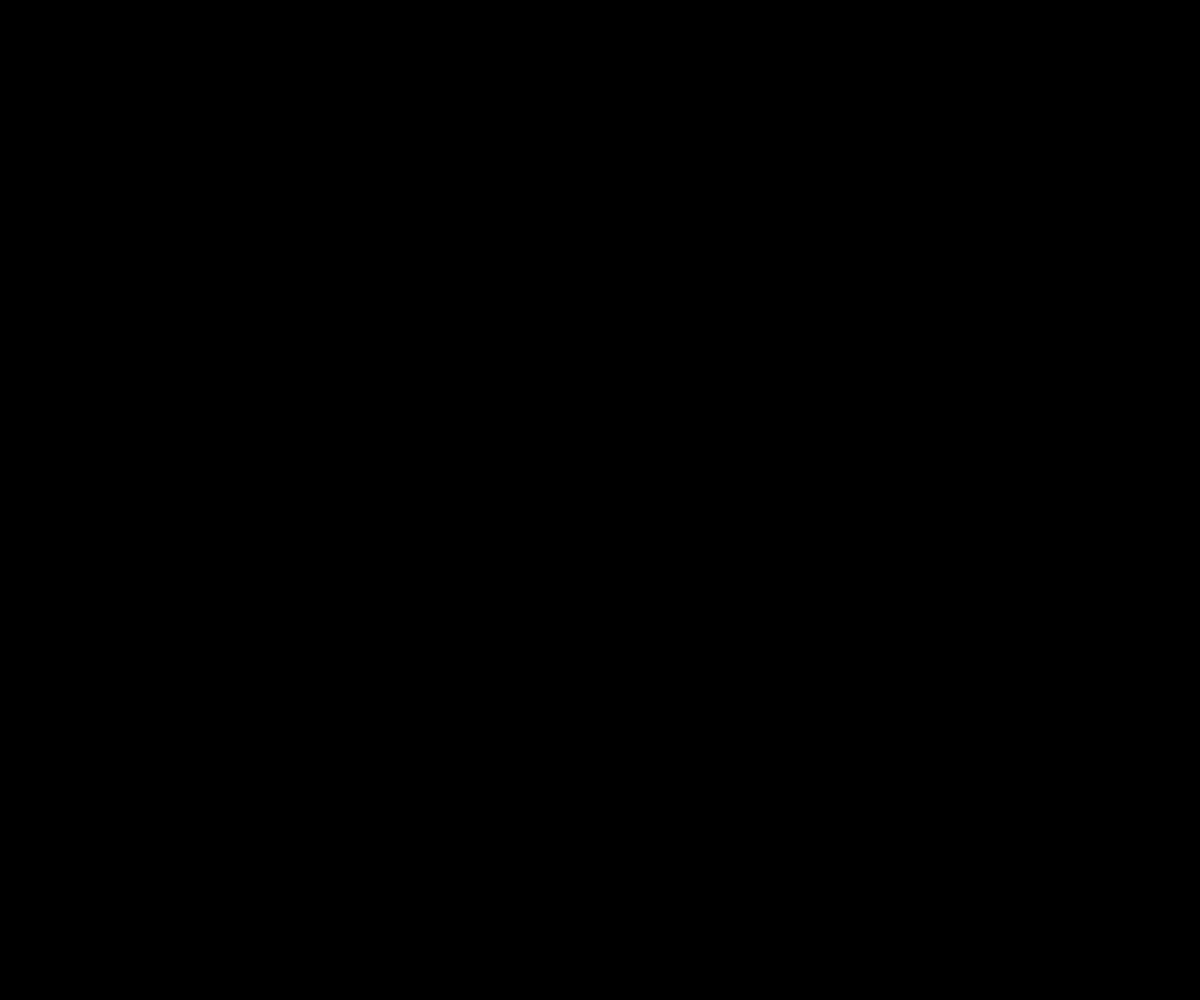
Frame 1 (no input)
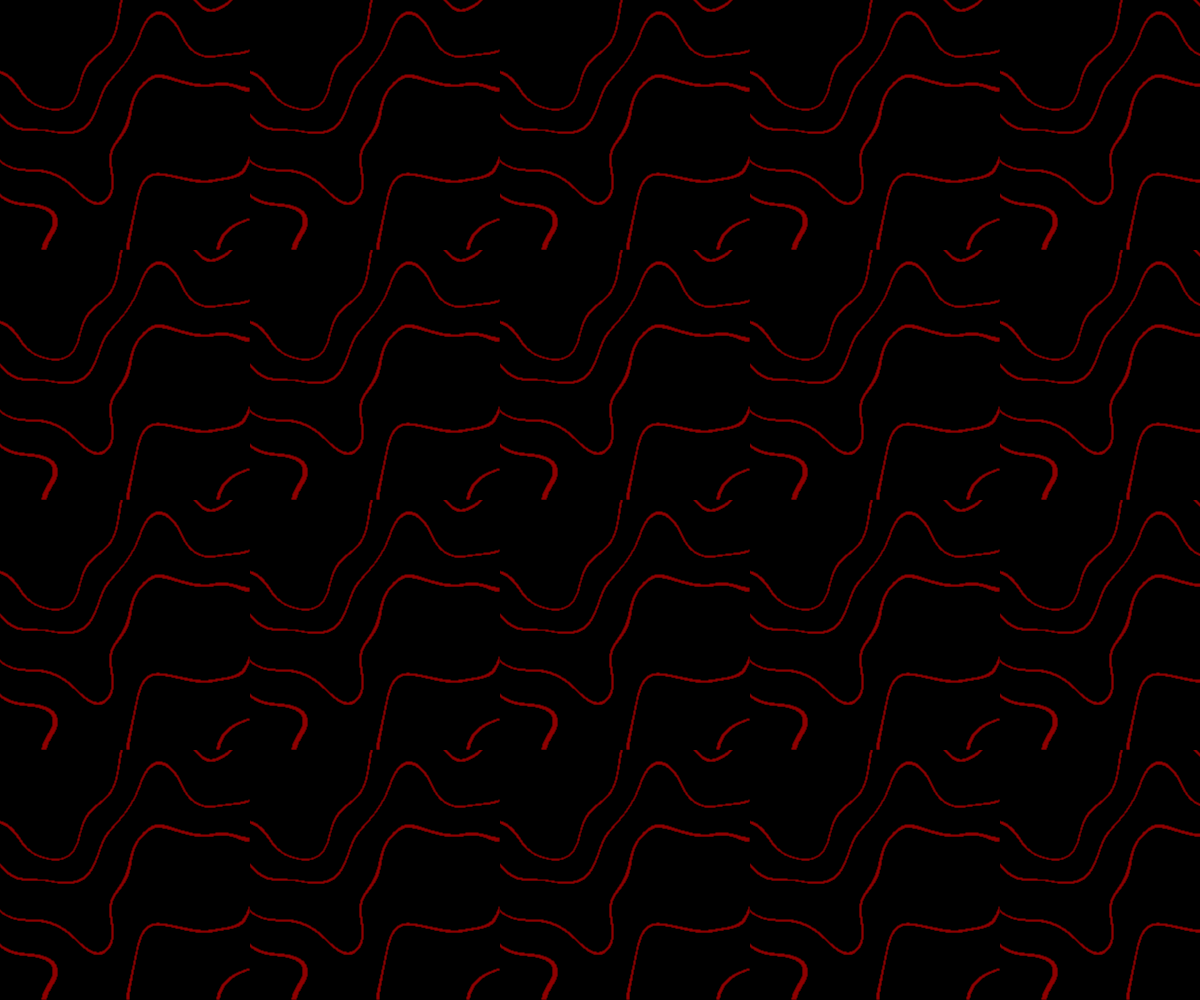
Frame 60 (no input)
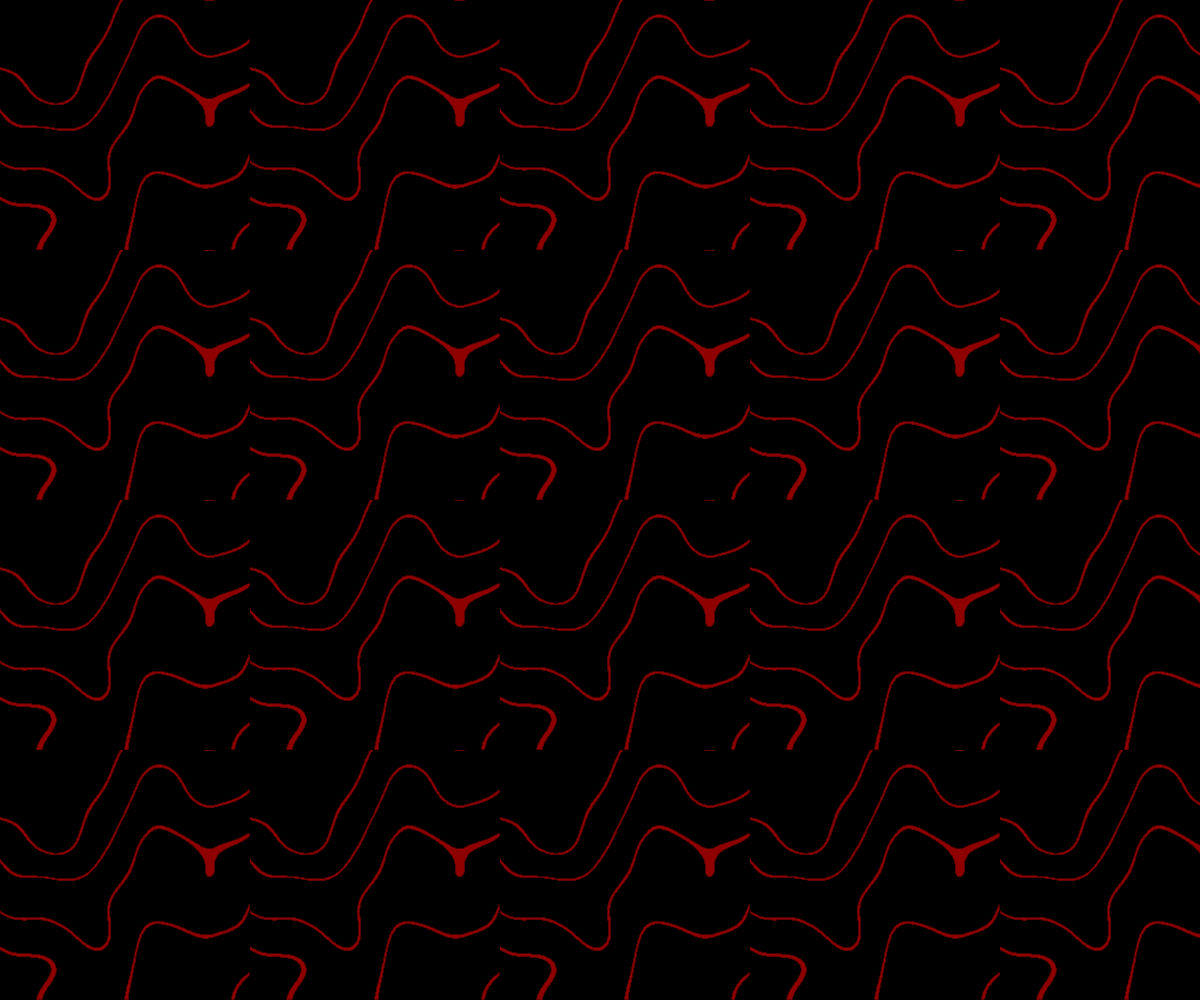
Frame 120 (the mouse pressed at the canvas centre since frame 60)

The p5.js sketch that drew these frames (run headless with seeded random() and noise() and a simulated clock; from frame 60 on, the mouse is pressed at the canvas centre):

// p5.js sketch
// ── sketch.js
var siz = 250;
var pg
var noiseX
var noiseY
var seed


function setup() {

    createCanvas(windowWidth, windowHeight);

    background(0);
    pixelDensity(1)
    seed = random(5000)


    noiseX = random(10000);
    noiseY = random(10000);


    pg = createGraphics(siz, siz)

    pg.strokeCap(ROUND)


    imageMode(CENTER, CENTER)

}


function draw() {
    randomSeed(seed)
    background(0);
    noStroke();
    noFill();

    for (var i = 0; i <= width; i += siz) {
        for (var j = 0; j <= height; j += siz) {
            push()
            imageMode(CORNER)
            translate(i, j)

            image(pg, 0, 0)

            pop()
        }

    }
    pg.background(0)

    for (var x = 0; x < pg.width; x += 1) {
        for (var y = 0; y < pg.height; y += 1) {
            var n = noise(x * 0.0023 + noiseX, y * 0.0023 + noiseY, frameCount * 0.0004);
            if (int(n * 400) % 17 == 0) {
                pg.stroke(255, 0, 0)
                pg.point(x, y);
            }
        }
    }



}

function mouseReleased() {
    seed = random(50000)
    siz = random(100, 200)
    noiseX = random(10000);
    noiseY = random(10000);




}

function windowResized() {

    resizeCanvas(windowWidth, windowHeight);

}
